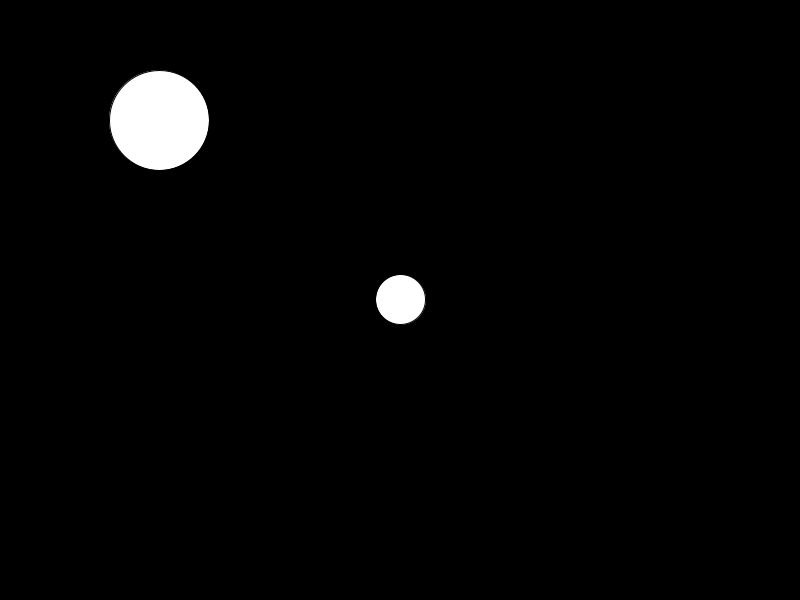
Frame 1 (no input)
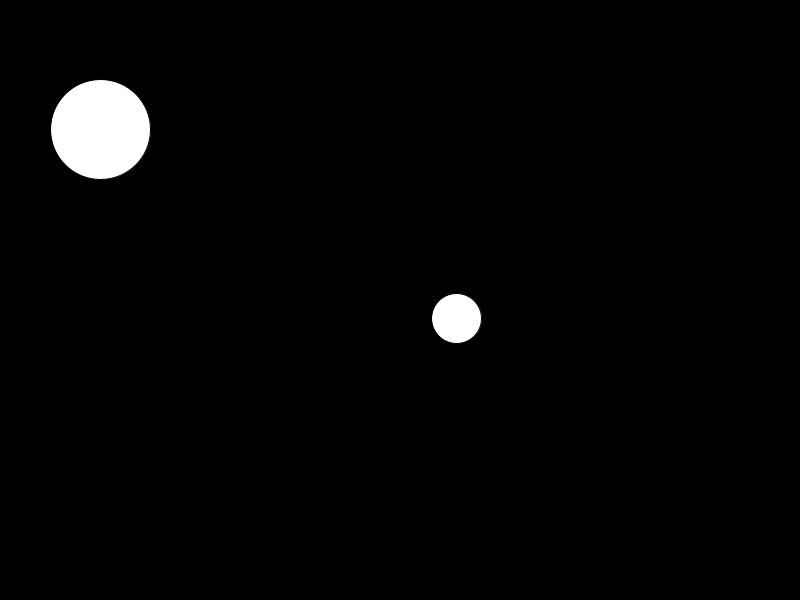
Frame 60 (the mouse pressed at the canvas centre just before this capture)
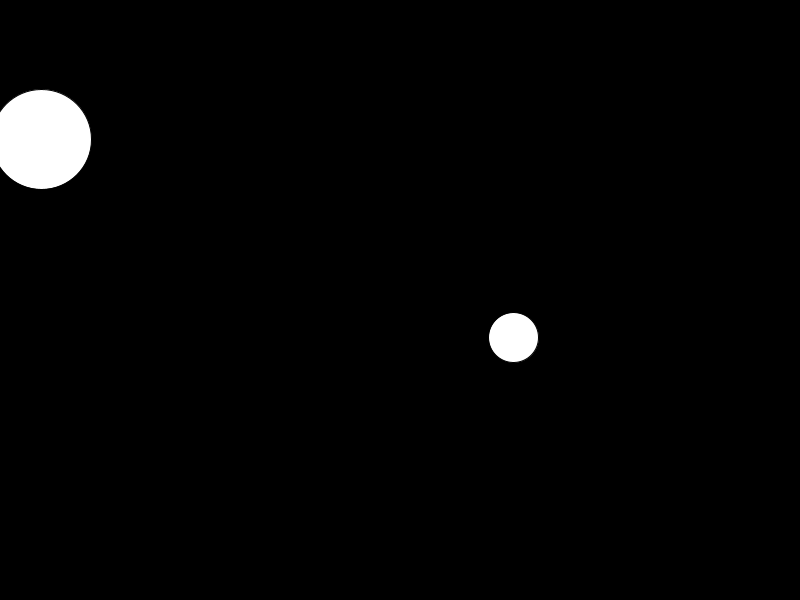
Frame 120 (the mouse held since frame 60 and released just before this capture)

The Processing sketch that drew these frames (run headless with seeded random() and noise(); from frame 60 on, the mouse is pressed at the canvas centre):

// Processing sketch: Colliding_Balls_on_2_2_1
// ── Colliding_Balls_on_2_2_1.pde
PVector loc;
PVector vel;
PVector acc;
PVector loc2, vel2, acc2;
PVector mouse;
int sz=50;
int sz2=100;

void setup() {
  size (800, 600);
  loc = new PVector (width/2, height/2);
  loc2 = new PVector (width*.2, height*.2); 
  vel = PVector.random2D();
  vel2 = PVector.random2D();
  acc = new PVector (0, 0);
  acc2 = new PVector ();
  mouse = new PVector ();
  noCursor ();
}

void draw () {
  mouse.set(mouseX, mouseY);
  background (0);
  
  vel. add (acc);
  loc. add (vel);
  vel2.add (acc2);
  loc2.add (vel2);

  if (loc.dist(loc2) < sz/2 + sz2/2) {
    if (loc.x < loc2.x) {
     vel.x = -abs (vel.x);
     vel2.x = abs (vel2.x);
    }
     }
  else{
    vel.x = abs(vel.x);
    vel2.x = -abs (vel2.x);
  }
   
  if ( loc.y < sz/2) {
   vel.y = -abs(vel.y);
   vel2.y = abs(vel2.y); 
  }
  else {
   vel.y = abs (vel.y);
  vel2.y = abs (vel2.y); 
  }

  ellipse (loc.x, loc.y, sz, sz); 
  ellipse (loc2.x, loc2.y, sz2, sz2);
} 

void mouseReleased () {
loc2.set (mouseX, mouseY);
}
